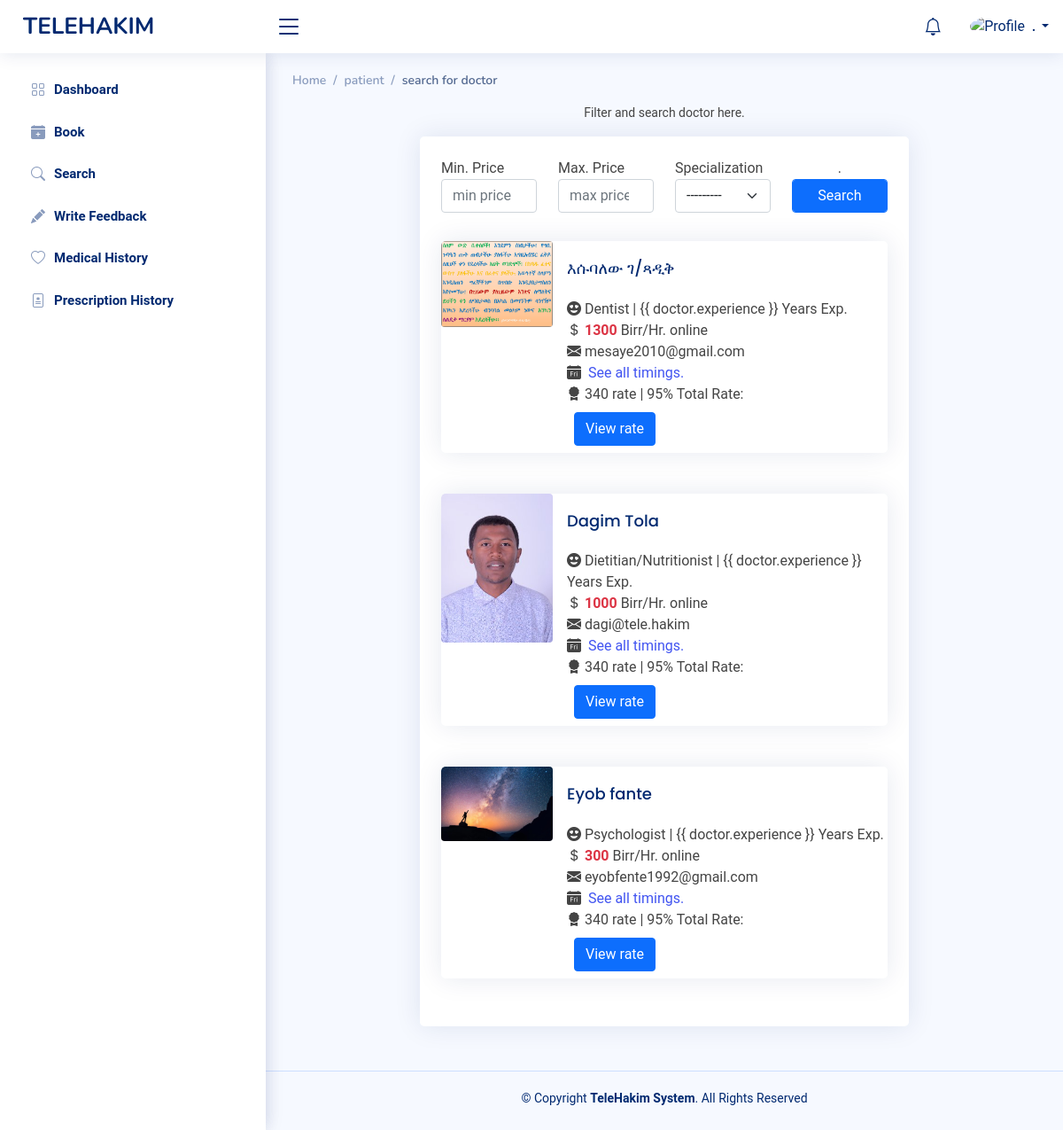
The app's page /dashboard/patient/?pages=search, older data.
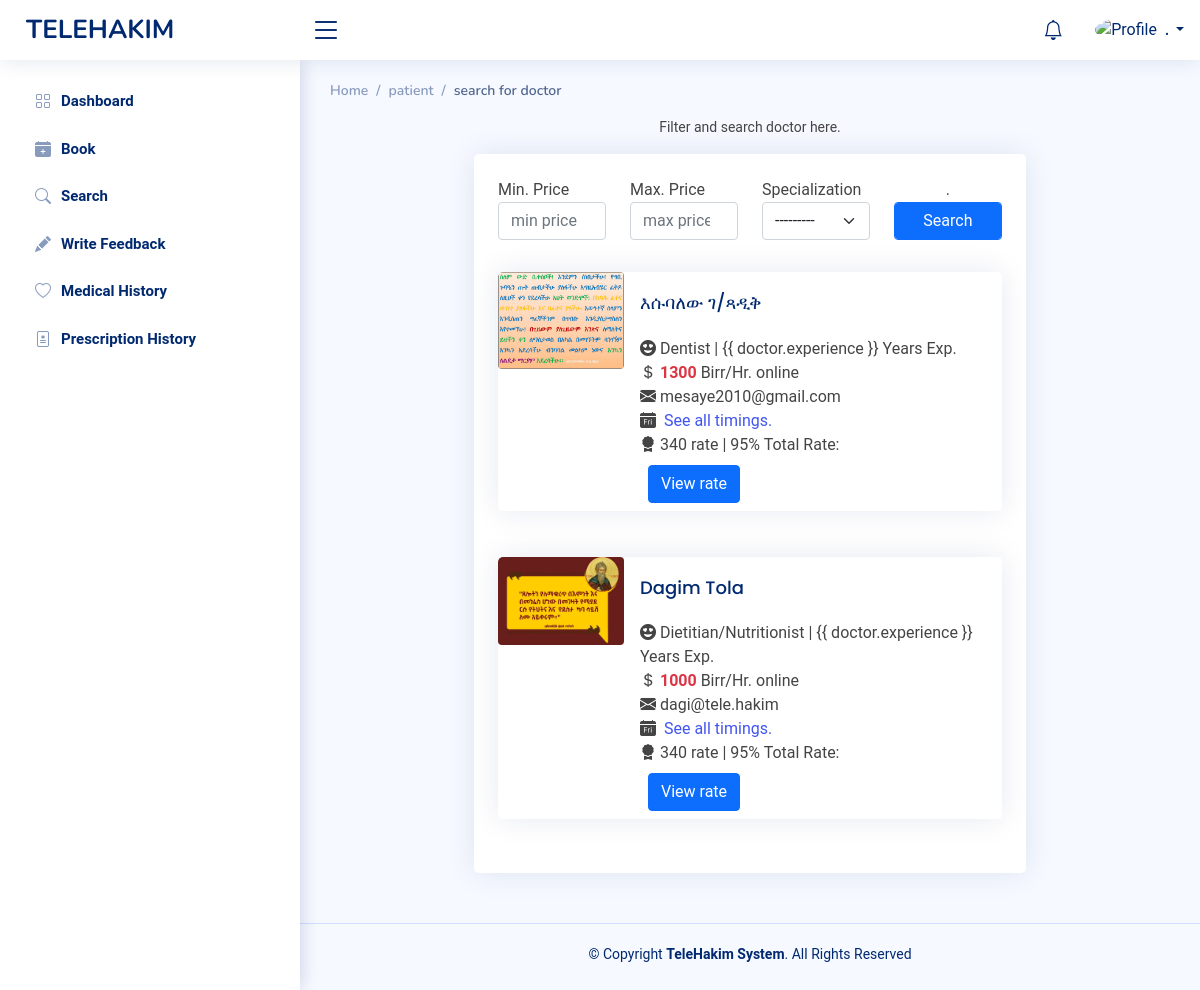
The same page, newer data.
### account/models.py (models this page shows, shortened)
class Doctor(models.Model):
    SPECIALITY_CHOICES = [
        ('Dermatologist', 'Dermatologist'),
        ('Dentist', 'Dentist'),
        ('Sexologist', 'Sexologist'),
        ('Dietitian/Nutritionist', 'Dietitian/Nutritionist'),
        ('General Physician', 'General Physician'),
        ('Orthopedist', 'Orthopedist'),
        ('Gynaecologist', 'Gynaecologist'),
        ('Pediatrics', 'Pediatrics'),
        ('Psychologist', 'Psychologist'),
    ]
    first_name = models.CharField(max_length=100)
    last_name = models.CharField(max_length=100)
    email = models.EmailField(max_length=100, unique=True)
    phone = models.CharField(max_length=100, unique=True)
    password = models.CharField(max_length=100)
    address = models.CharField(max_length=100)
    date_of_birth = models.DateField(blank=True, null=True)
    specialization = models.CharField(max_length=100, choices=SPECIALITY_CHOICES)
    document = models.FileField(upload_to='doctor_document')
    photo = models.ImageField(upload_to='doctor_photo', blank=True, default='user_avatar.png')
    is_verified = models.BooleanField(default=False)
    degree = models.CharField(max_length=100, null=True, blank=True)
    experience = models.CharField(max_length=100, default='0')
    about = models.TextField(max_length=500, null=True, blank=True)
    fee = models.IntegerField(default=0)
    hospital = models.CharField(max_length=100, null=True, blank=True)
    account_number = models.CharField(max_length=100, null=True, blank=True)

### dashboard/views.py (the view, shortened to what this page needs)
# urls.py: path('patient/', patient_dashboard, name="patient-dashboard"),
def patient_dashboard(request):
    page = request.GET.get('pages')
    user = user_info(request)
    app_id = request.GET.get('app_id')
    user_role = u_role(request)
    unique_dates = []
    list_schedule = []
    doctors = Doctor.objects.all()
    context = {
        'page': page,
        'user': user,
        'user_role': user_role,
        'app_id': app_id,
        'doctors': doctors,
        'update_form': PatientRegistrationForm(instance=user),
        'histories': Appointment.objects.filter(patient=user).order_by('status'),
        'prescriptions': Prescription.objects.filter(patient=user),
        'medical_histories': MedicalHistory.objects.filter(patient=user, is_shown=True),
        'book_info': {
            'dates': sorted(unique_dates)[:6],
            'schedules': list_schedule,
            'doc_email': request.GET.get('doc_email'),
        },
        'patient_form': PatientRegistrationForm(),
    }
    automate_email(request)
    return render(request, 'telehakim/patient-page.html', context)

### templates/telehakim/patient-page.html (shortened to what this page needs)
{% extends 'telehakim/main_base.html' %}
{% block aside %}
<aside id="sidebar" class="sidebar">
    <ul class="sidebar-nav" id="sidebar-nav">
        <li class="nav-item">
            <a class="nav-link collapsed" href="{% url 'dashboard:patient-dashboard' %}">
                <i class="bi bi-grid"></i>
                <span>Dashboard</span>
            </a>
        </li>
        <li class="nav-item">
            <a class="nav-link collapsed" href="{% url 'dashboard:patient-dashboard' %}?pages=book">
                <i class="bi bi-calendar-plus-fill"></i><span>Book</span>
            </a>
        </li>
        <li class="nav-item">
            <a class="nav-link collapsed" href="{% url 'dashboard:patient-dashboard' %}?pages=search">
                <i class="bi bi-search"></i><span>Search</span>
            </a>
        </li>
        <li class="nav-item">
            <a class="nav-link collapsed" href="{% url 'dashboard:patient-dashboard' %}?pages=write_feedback">
                <i class="bi bi-pencil-fill"></i><span>Write Feedback</span>
            </a>
        </li>
        <li class="nav-item">
            <a class="nav-link collapsed" href="{% url 'dashboard:patient-dashboard' %}?pages=medical_history">
                <i class="bi bi-heart"></i>
                <span>Medical History</span>
            </a>
        </li>
        <li class="nav-item">
            <a class="nav-link collapsed" href="{% url 'dashboard:patient-dashboard' %}?pages=prescriptions">
                <i class="bi bi-file-medical"></i>
                <span>Prescription History</span>
            </a>
        </li>
    </ul>
</aside>
{% endblock %}
{% block middle_breadcrumb %}
patient
{% endblock %}
{% block active_breadcrumb %}
{% if page == None %}
dashboard
{% elif page == "update_user" %}
update account
{% elif page == 'profile' %}
profile
{% elif page == 'book' %}
book-appointment
{% elif page == 'search' %}
search for doctor
{% elif page == 'prescriptions' %}
    prescription-history
{% elif page|slice:":4" == 'chat' %}
    chatting
{% elif page == 'write_feedback' %}
    write_feedback
{% elif page == 'medical_history' %}
medical-history
{% endif %}
{% endblock %}
{% block middle %}
{% load static %}
{% if page == 'book' %}
<div class="row contact justify-content-center">
    <div class="col-xl-8">
        <p class="text-center card-title">book doctor here.</p>
        <div class="card p-4">
            <form class="row g-3" action="" method="get">
                <input type="hidden" name="pages" value="book">
                <div class="col-md-6">
                    <input type="email" name="doc_email" class="form-control"
                           value="{% if book_info.doc_email %}{{ book_info.doc_email }}{% endif %}" placeholder="Email">
                </div>
                <div class="col-md-4">
                    <input type="date" name="date" class="form-control" placeholder="date">
                </div>
                <div class="col-md-2">
                    <input type="submit" name="list_date" class="form-control btn btn-primary" value="Submit">
                </div>
            </form>
            <hr>
            <div class="row">
                <div class="">
                    <div class="row">
                        {% for date in book_info.dates %}
                        <div class="col col-xl-3 col-xl-4">
                            <div class="card-title">{{ date }}</div>
                            {% for schedule in book_info.schedules %}
                            {% if schedule.date == date %}
                            <ul class="list-group list-group-flush">
                                <li class="list-group-item">
                                    <a class="btn alert-info sm"
                                       href="{% url 'appointment:schedule' %}?doctor={{ book_info.doc_email }}&sch_id={{ schedule.id }}">
                                        {{ schedule.schedule }}
                                    </a>
                                </li>
                            </ul>
                            {% endif %}
                            {% endfor %}
                        </div>
                        {% empty %}
                        <div class="col">
                            <div class="btn sm">
                                No Schedule
                            </div>
                        </div>
                        {% endfor %}
                    </div>
                </div>
            </div>
        </div>
    </div>
</div>
{% elif page == 'search' %}
{% load mathfilters %}
<div class="row contact justify-content-center">
    <div class="col-xl-8">
        <p class="text-center small">Filter and search doctor here.</p>
        <div class="card p-4">
            <form action="" method="post">
                <div class="row gy-4">
                    <div class="col-md-3">
                        <label for="id_min">Min. Price</label>
                        <input type="number" class="form-control" name="min_price" id="id_min" placeholder="min price">
                    </div>
                    <div class="col-md-3 ">
                        <label for="id_max">Max. Price</label>
                        <input type="number" class="form-control" name="max_price" id="id_max" placeholder="max price">
                    </div>
                    <div class="col-md-3">
                        <label for="id_specialization">Specialization</label>
                        <select name="specialization" class="form-select" id="id_specialization">
                            <option value="" selected="">---------</option>
                        </select>
                    </div>
                    <div class="col-md-3 text-center">
                        <label for="">.</label>
                        <input type="submit" class="btn btn-primary form-control" value="Search" name="search">
                    </div>
                </div>
            </form>
            {% for doctor in doctors %}
            <div class="card mt-3">
                <div class="row g-0">
                    <div class="col-md-3">
                        <img src="{{ doctor.photo.url }}" class="img-fluid rounded" alt="Doctor photo">
                    </div>
                    <div class="col-md-9 ps-3">
                        <h5 class="card-title">{{ doctor.first_name }} {{ doctor.last_name }}</h5>
                        <div class=""><i class="bi bi-emoji-heart-eyes-fill"></i> {{ doctor.specialization }} | {{
                            doctor.experience }} Years Exp.
                        </div>
                        <div class=""><i class="bi bi-currency-dollar "></i> <span class="text-danger fw-bold">{{ doctor.fee }}</span>
                            Birr/Hr. online
                        </div>
                        <div class=""><i class="bi bi-envelope-fill"></i> {{ doctor.email }}</div>
                        <div class=""><i class="bi bi-calendar-day-fill me-1"></i> <a
                                href="?pages=book&doc_email={{ doctor.email }}&date=&list_date=Submit">See all
                            timings.</a></div>
                        <div class=""><i class="bi bi-award-fill"></i> 340 rate | 95%
                        {% with total_rate=doctor.doctor_rate.all|add:"rate" %}
                            Total Rate: {{ total_rate }}
                        {% endwith %}
                        </div>
                        <button type="button" class="btn btn-primary m-2 text-center" data-bs-toggle="modal" data-bs-target="#modalDialogScrollable">
                            View rate
                          </button>
                    </div>
                </div>
            </div>
            {% endfor %}
        </div>
    </div>
</div>
{% elif page|slice:":4" == 'chat' %}
    {% if page == 'chatting' %}
        {% include 'chat/room.html' %}
    {% else %}
        {% include 'chat/index.html' %}
    {% endif %}
{% elif page == 'profile' %}
    {% include 'telehakim/partials/profile.html' %}
{% else %}
{% load mathfilters %}
{% endif %}
{% endblock %}

### templates/telehakim/main_base.html (shortened to what this page needs)
{% load static %}
<html lang="en">
<head>
    <link rel="stylesheet" href="https://code.jquery.com/ui/1.13.0/themes/base/jquery-ui.css">
    <link href="{% static 'assets/vendor/bootstrap/css/bootstrap.min.css' %}" rel="stylesheet">
    <link href="{% static 'assets/vendor/bootstrap-icons/bootstrap-icons.css' %}" rel="stylesheet">
    <link href="{% static 'assets/vendor/simple-datatables/style.css' %}" rel="stylesheet">
    <link href="{% static 'assets/css/style.css' %}" rel="stylesheet">
    <link rel="stylesheet" href="{% static 'css/main_chat.css' %}">
    <link rel="stylesheet" href="{% static 'css/video.css' %}">
</head>
<body onload="post_none()">
<header id="header" class="header fixed-top d-flex align-items-center">
    <div class="d-flex align-items-center justify-content-between">
        <a href="#" class="logo d-flex align-items-center">
            <span class="d-none d-lg-block">TELEHAKIM</span>
        </a>
        <i class="bi bi-list toggle-sidebar-btn"></i>
    </div>
    <nav class="header-nav ms-auto">
        <ul class="d-flex align-items-center">
            <li class="nav-item dropdown">
                <a class="nav-link nav-icon" href="#" data-bs-toggle="dropdown">
                    <i class="bi bi-bell"></i>
                </a>
            </li>
            <li class="nav-item dropdown pe-3">
                <a class="nav-link nav-profile d-flex align-items-center pe-0" href="#" data-bs-toggle="dropdown">
                    <img src="{{ user.photo.url }}" alt="Profile" class="rounded-circle">
                    <span class="d-none d-md-block dropdown-toggle ps-2">{{ user.first_name|title }}. {{ user.last_name|first|capfirst }}</span>
                </a>
            </li>
        </ul>
    </nav>
</header>
<aside id="sidebar" class="sidebar">
    {% block aside %}
    {% endblock %}
</aside>
<main id="main" class="main">
    <div class="pagetitle">
        <nav>
            <ol class="breadcrumb">
                <li class="breadcrumb-item"><a href="#">Home</a></li>
                <li class="breadcrumb-item">{% block middle_breadcrumb %}{% endblock %}</li>
                <li class="breadcrumb-item active">{% block active_breadcrumb %}{% endblock %}</li>
            </ol>
        </nav>
    </div>
    <section class="section">
        {% block middle %}{% endblock %}
    </section>
</main>
<footer id="footer" class="footer">
    <div class="copyright">
        &copy; Copyright <strong><span>TeleHakim System</span></strong>. All Rights Reserved
    </div>
    <div class="credits">
    </div>
</footer>
</body>
</html>

Row changes from the older to the newer data that the page shows:
removed Doctor: photo (picture), first_name "Eyob", last_name "fante", specialization "Psychologist", fee "300", email "eyobfente1992@gmail.com"
changed Doctor "Dagim": photo: a different picture
